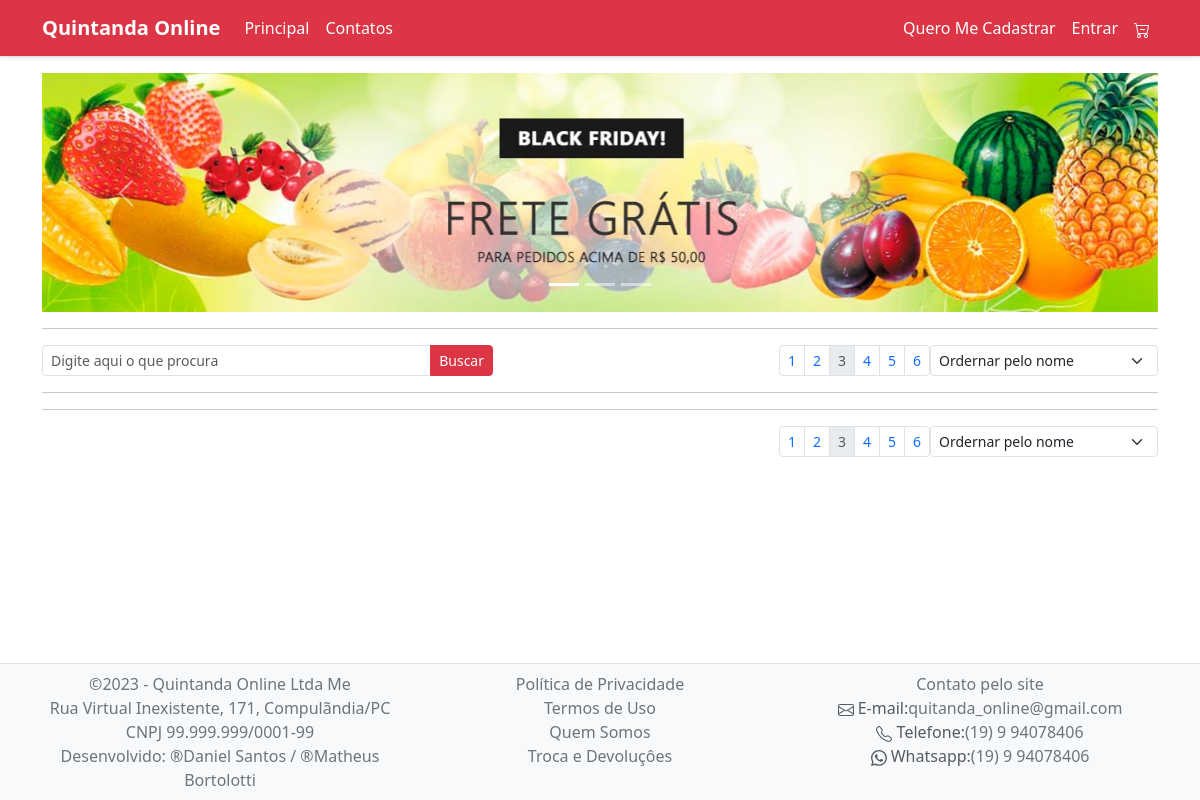
The app's page /, older data.
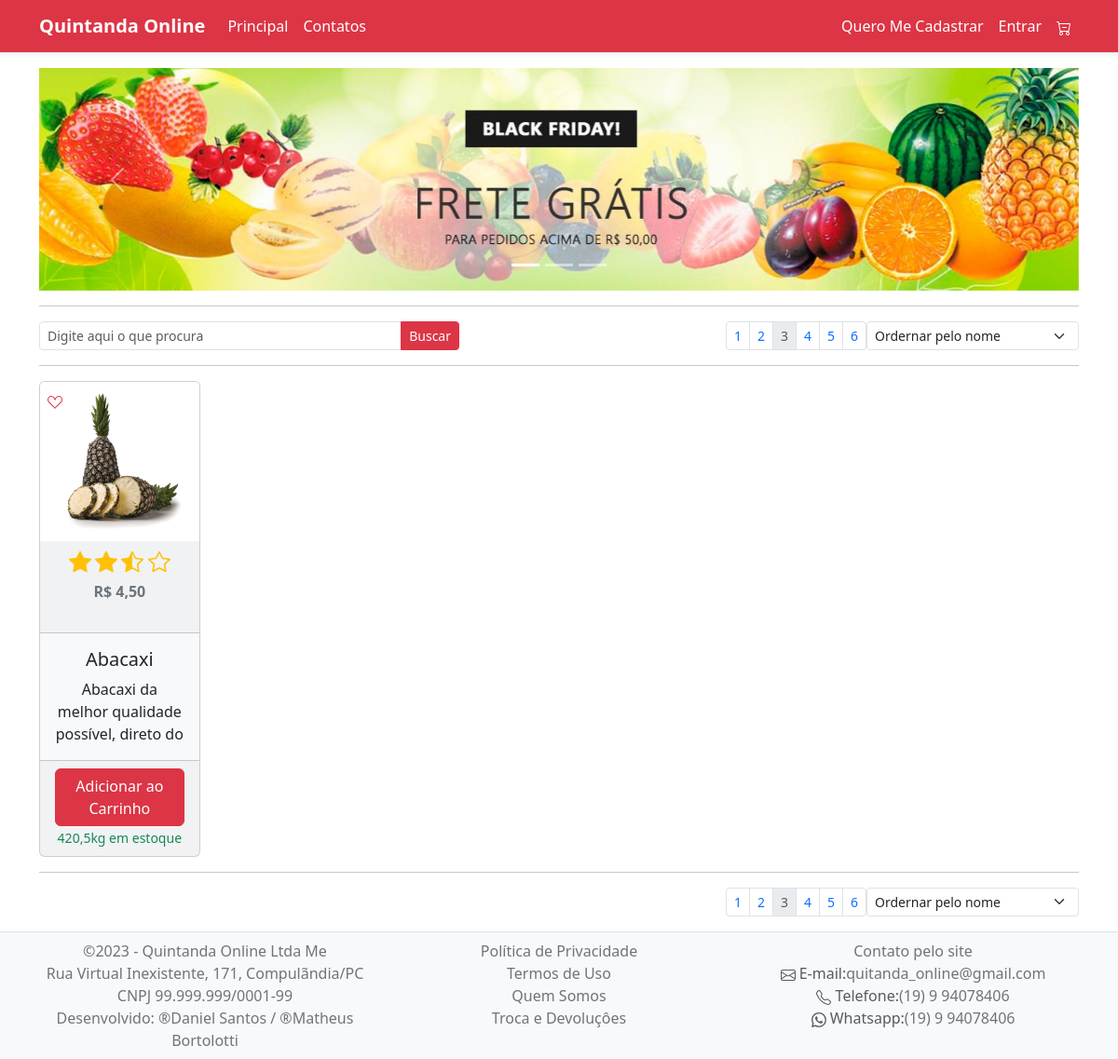
The same page, newer data.
### tables this page shows
CREATE TABLE `produtos` (
  `id` int(11) NOT NULL,
  `foto` varchar(100) NOT NULL,
  `foto1` varchar(100) NOT NULL,
  `foto3` varchar(100) NOT NULL,
  `titulo` varchar(100) NOT NULL,
  `categoria` varchar(100) NOT NULL,
  `video` varchar(100) NOT NULL,
  `valor` varchar(100) NOT NULL,
  `estoque` varchar(100) NOT NULL
);

### index.php (the view, shortened to what the changed rows need)
<?php
include "menu.php"
?>
<main>
     <div class="container">
          <div class="row g-3">
               <?php
               include "conexao.php";
               $sql_buscar = "select * from produtos";
               $todos_os_produtos = mysqli_query($conexao, $sql_buscar);
               while ($um_produtos = mysqli_fetch_assoc($todos_os_produtos)) :
               ?>
                    <div class="col-xl-2 col-lg-3 col-md-4 col-sm-6 d-flex align-items-stretch">
                         <div class="card text-center bg-light">
                              <a href="#" class="position-absolute right-0  p-2 text-danger">
                                   <svg xmlns="<?php echo $um_produtos["foto1"]; ?>" width="16" height="16" fill="currentColor" class="bi bi-suit-heart-fill" viewBox="0 0 16 16">
                                        <path d="m8 6.236-.894-1.789c-.222-.443-.607-1.08-1.152-1.595C5.418 2.345 4.776 2 4 2 2.324 2 1 3.326 1 4.92c0 1.211.554 2.066 1.868 3.37.337.334.721.695 1.146 1.093C5.122 10.423 6.5 11.717 8 13.447c1.5-1.73 2.878-3.024 3.986-4.064.425-.398.81-.76 1.146-1.093C14.446 6.986 15 6.131 15 4.92 15 3.326 13.676 2 12 2c-.777 0-1.418.345-1.954.852-.545.515-.93 1.152-1.152 1.595L8 6.236zm.392 8.292a.513.513 0 0 1-.784 0c-1.601-1.902-3.05-3.262-4.243-4.381C1.3 8.208 0 6.989 0 4.92 0 2.755 1.79 1 4 1c1.6 0 2.719 1.05 3.404 2.008.26.365.458.716.596.992a7.55 7.55 0 0 1 .596-.992C9.281 2.049 10.4 1 12 1c2.21 0 4 1.755 4 3.92 0 2.069-1.3 3.288-3.365 5.227-1.193 1.12-2.642 2.48-4.243 4.38z" />
                                   </svg>
                              </a>
                              <img src="<?php echo $um_produtos["foto"]; ?>" alt="" class="card-img-top">
                              <div class="card-header ">
                                   <svg xmlns="<?php echo $um_produtos["foto2"]; ?>" width="24" height="24" fill="currentColor" class="bi bi-star-fill text-warning" viewBox="0 0 16 16">
                                        <path d="M3.612 15.443c-.386.198-.824-.149-.746-.592l.83-4.73L.173 6.765c-.329-.314-.158-.888.283-.95l4.898-.696L7.538.792c.197-.39.73-.39.927 0l2.184 4.327 4.898.696c.441.062.612.636.282.95l-3.522 3.356.83 4.73c.078.443-.36.79-.746.592L8 13.187l-4.389 2.256z" />
                                   </svg>
                                   <p class="text-secondary p-2"><strong><?php echo $um_produtos["valor"]; ?></strong></p>
                              </div>
                              <div class="card-body">
                                   <h5 class="card-title"><?php echo $um_produtos["titulo"]; ?></h5>
                                   <p class="card-text truncate">
                                        <?php echo $um_produtos["categoria"]; ?>
                                   </p>
                              </div>
                              <div class="card-footer">
                                   <a href="carrinho.php?add=carrinho&id='$carrinho['id']" class="btn btn-danger">
                                        Adicionar ao Carrinho
                                   </a>
                                   <small class="text-success"><?php echo $um_produtos["estoque"]; ?></small>
                              </div>
                         </div>
                    </div>
               <?php
               endwhile;
               ?>
          </div>
</main>

Row changes from the older to the newer data that the page shows:
added produtos: foto (picture), valor "R$ 4,50", titulo "Abacaxi", categoria "Abacaxi da melhor qualidade possível, direto do", estoque "420,5kg em estoque"
